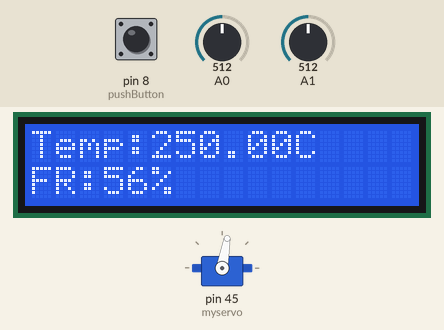
Simulated run of this sketch. Board: Arduino Mega 2560, built with avr-gcc and run on an emulated ATmega2560. Parts: servo, 16×2 character LCD. Inputs (shaded band) come from the test bench; at power-on: A1 = 512, A0 = 512, pin 8 (pushButton) LOW. The modem accepts every AT command (registered, SIM ready, sends succeed) and sends nothing else; what the sketch prints to the serial monitor is not drawn.

Above: at 8.7 s.
8.8 s: A1 set to 716
At 11.7 s:
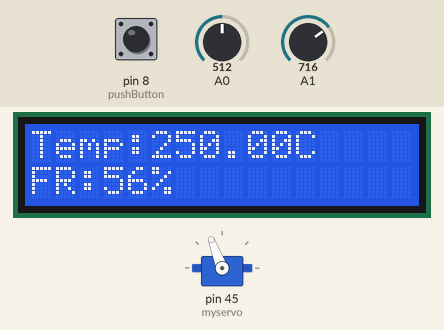
13.9 s: A1 set to 900
At 15.9 s:
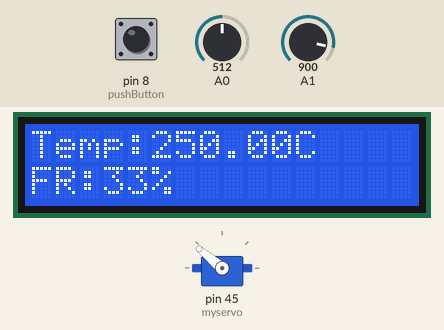
18.1 s: A1 set to 1023
At 20.0 s:
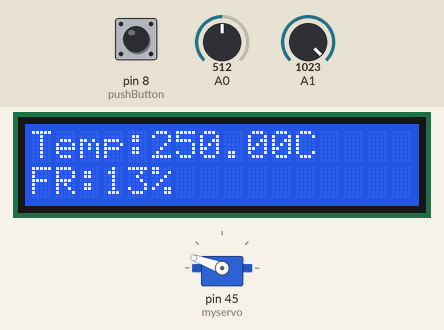
22.3 s: A1 set to 306
At 24.2 s:
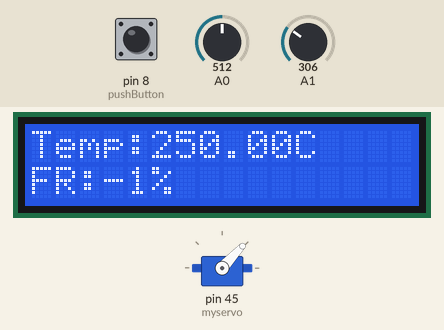
26.5 s: A0 set to 716
At 30.4 s:
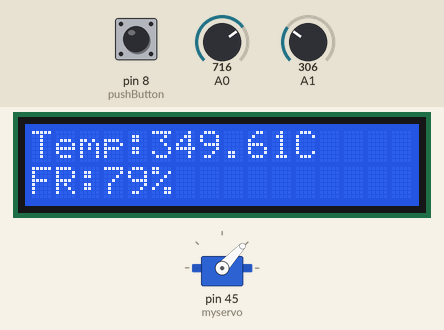
30.8 s: A1 set to 122
At 32.5 s:
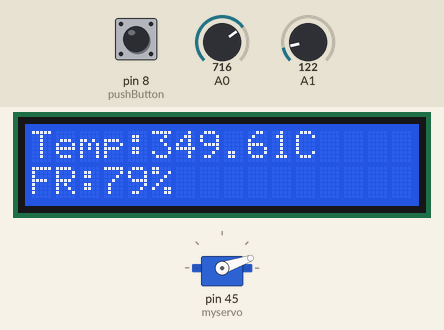
Timing chart, 0 to 34.0 s (numbered marks = the images above; inputs shaded):
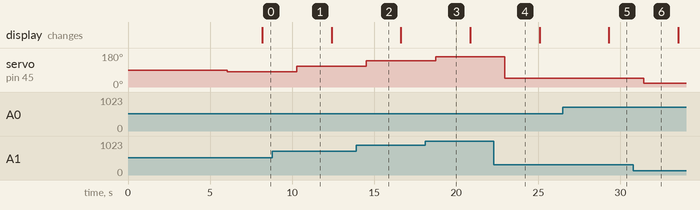

Measured:
- after the input at 8.8 s, servo on pin 45 (myservo): 80° → 111° after 1.5 s
- after the input at 13.9 s, servo on pin 45 (myservo): 111° → 140° after 0.61 s
- after the input at 18.1 s, servo on pin 45 (myservo): 140° → 160° after 0.64 s
- after the input at 22.3 s, servo on pin 45 (myservo): 160° → 47° after 0.67 s
- after the input at 26.5 s, the display: changes after 2.8 s (image 5)
- after the input at 30.8 s, servo on pin 45 (myservo): 47° → 19° after 0.62 s

The sketch:

v1.ino
```cpp
#include <Servo.h>

Servo myservo;  // create servo object to control a servo
 #include <LiquidCrystal.h>
const int rs = 41, en = 39, d4 = 37, d5 = 35, d6 = 33, d7 = 31;
LiquidCrystal lcd(rs, en, d4, d5, d6, d7);

int screenWidth = 16;
int screenHeight = 2;


String ssid="IG";//"NRLimhan";    // Wifi network SSID
String password ="a1b2c3d4e5";//"qwertyuiop987";  // Wifi network password

boolean DEBUG=true;

//======================================================================== showResponce
void showResponse(int waitTime){
    long t=millis();
    char c;
    while (t+waitTime>millis()){
      if (Serial1.available()){
        c=Serial1.read();
        if (DEBUG) Serial.print(c);
      }
    }

}

//========================================================================
boolean espdata(int unit_id,int flow_rate,float temperature,int pulserate,int salinelevel,int Econ){
  String cmd = "AT+CIPSTART=\"TCP\",\"";                  // TCP connection
  cmd += "192.168.1.28";
  cmd += "\",80";
  Serial1.println(cmd);
  if (DEBUG) Serial.println(cmd);
  if(Serial1.find("Error")){
    if (DEBUG) Serial.println("AT+CIPSTART error");
    return false;
  }
  http://hospital.ig/datalog

 // String getStr = "GET /ethernet/data.php?temperature=";   // prepare GET string
  String getStr = "GET http://192.168.1.28/datalog/";   // prepare GET string

  getStr += String(unit_id);

  getStr += String(',');
getStr += String(flow_rate);

  getStr += String(',');

getStr += String(temperature);

  getStr += String(',');


getStr += String(pulserate);

  getStr += String(',');

getStr += String(salinelevel);

  getStr += String(',');

getStr += String(Econ);


  // getStr +="&field3=";
  // getStr += String(value3);
  // ...
  getStr += "\r\n\r\n";

  // send data length
  cmd = "AT+CIPSEND=";
  cmd += String(getStr.length());
  Serial1.println(cmd);
  if (DEBUG)  Serial.println(cmd);

  delay(100);
  if(Serial1.find(">")){
    Serial1.print(getStr);
    if (DEBUG)  Serial.print(getStr);
  }
  else{
    Serial1.println("AT+CIPCLOSE");
    // alert user
    if (DEBUG)   Serial.println("AT+CIPCLOSE");
    return false;
  }
  return true;
}
//================================================================================ setup
void setup() {
  DEBUG=true;           // enable debug serial
  Serial.begin(9600);

   myservo.attach(45);
  lcd.begin(16, 2);
  Serial1.begin(115200);  // enable software serial
                          // Your esp8266 module's speed is probably at 115200.
                          // For this reason the first time set the speed to 115200 or to your esp8266 configured speed
                          // and upload. Then change to 9600 and upload again

  //Serial1.println("AT+RST");         // Enable this line to reset the module;
  //showResponse(1000);

  //Serial1.println("AT+UART_CUR=9600,8,1,0,0");    // Enable this line to set esp8266 serial speed to 9600 bps
  //showResponse(1000);


  Serial1.println("AT+CWMODE=1");   // set esp8266 as client
  showResponse(1000);

  Serial1.println("AT+CWJAP=\""+ssid+"\",\""+password+"\"");  // set your home router SSID and password
  showResponse(5000);

   if (DEBUG)  Serial.println("Setup completed");
}
float tempC;
int unit_id=1;
int flow_rate=0;
int pulserate=0;
int salinelevel=0;
int Econ=0;
int pushButton = 8;

// ====================================================================== loop  {unit_id},{flow_rate},{temperature},{pulserate},{salinelevel},{Econ}
void loop() {
 int buttonState = digitalRead(pushButton);
 if(buttonState==1)
 Econ=0;
 else
 Econ=1;
  // sets the servo position according to the scaled value
flow_rate = analogRead(1);
  flow_rate = map(flow_rate, 110, 1010, 100, 0);
int  val = analogRead(1);            // reads the value of the potentiometer (value between 0 and 1023)
  val = map(val, 0, 1023, 0, 160);     // scale it to use it with the servo (value between 0 and 180)
  myservo.write(val);
  tempC = (5.0 * analogRead(A0) * 100.0) / 1024;
    Serial.println(tempC);
           espdata(unit_id,flow_rate,tempC,pulserate,salinelevel,Econ);                                      // Write values to thingspeak


  // thingspeak needs 15 sec delay between updates,
  delay(1000);

   lcd.setCursor(0,0);           //sets the cursor at row 0 column 0
  lcd.print("Temp:"); // prints 16x2 LCD MODULE
  lcd.print(tempC);
lcd.print("C  ");
  lcd.setCursor(0,1);           //sets the cursor at row 1 column 2
  lcd.print("FR:");     // prints HELLO WORLD
  lcd.print(flow_rate);
    lcd.print("% ");
}
```
